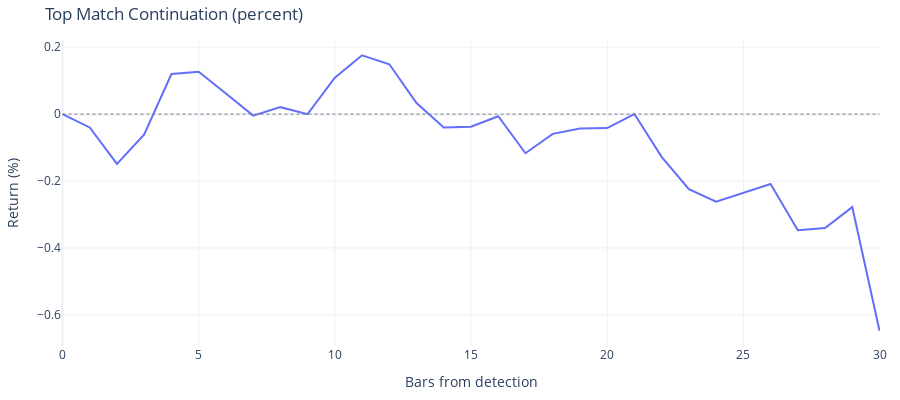

Write notebook code for a chart like this one.
### Markdown cell above
## 5) (Optional) Deep-dive: Best Match Trajectory

If `get_match_details` returns `series`, you can see "how the best analog developed" from the detection point and compare it with the median forecast.

### Code cell
if matches:
    top_id = matches[0].get("id")
else:
    top_id = None

if not top_id:
    print("No match id available.")
else:
    try:
        details = client.get_match_details(top_id)
        series = details.get("series")

        if not isinstance(series, list) or len(series) < (Q + 2):
            print("No usable 'series' in match details.")
        else:
            # series typically contains [query_window ... forecast_window]
            start_idx = max(0, Q - 1)
            future = series[start_idx:]
            base = future[0]
            path_pct = [(x - base) / base * 100 for x in future]
            x = np.arange(len(path_pct))

            fig = go.Figure()

            # Match path
            fig.add_trace(go.Scatter(
                x=x,
                y=path_pct,
                mode='lines',
                name=f"match {top_id}",
                line=dict(width=2)
            ))

            # Forecast median if available
            if isinstance(forecast.get("median"), list) and len(forecast["median"]) == len(path_pct):
                fig.add_trace(go.Scatter(
                    x=x,
                    y=forecast["median"],
                    mode='lines',
                    name="forecast median",
                    line=dict(width=3, dash='dash')
                ))

            # Zero line
            fig.add_shape(
                type="line", line=dict(color="gray", width=1, dash="dot"),
                x0=0, x1=len(path_pct)-1, y0=0, y1=0
            )

            fig.update_layout(
                title="Top Match Continuation (percent)",
                xaxis_title="Bars from detection",
                yaxis_title="Return (%)",
                template="plotly_white",
                height=400,
                margin=dict(l=20, r=20, t=40, b=20),
            )

            fig.show()
    except Exception as e:
        print("get_match_details failed:", str(e))

### Figure 1 — Plotly figure (JSON) as saved in the notebook; plotly's stock layout.template omitted (floating-point values rounded to 4 significant figures)
{"data": [{"line": {"width": 2}, "mode": "lines", "name": "match m-29849", "type": "scatter", "x": [0, 1, 2, 3, 4, 5, 6, 7, 8, 9, 10, 11, 12, 13, 14, 15, 16, 17, 18, 19, 20, 21, 22, 23, 24, 25, 26, 27, 28, 29, 30], "y": [0, -0.03979, -0.1486, -0.06051, 0.1201, 0.1269, 0.06175, -0.004331, 0.02088, -7.733e-05, 0.1092, 0.1759, 0.1492, 0.03333, -0.03975, -0.03743, -0.006341, -0.1168, -0.05885, -0.04261, -0.04168, 0.0002707, -0.1277, -0.2243, -0.2618, -0.2342, -0.2087, -0.3472, -0.3403, -0.2778, -0.6474]}], "layout": {"height": 400, "margin": {"b": 20, "l": 20, "r": 20, "t": 40}, "shapes": [{"line": {"color": "gray", "dash": "dot", "width": 1}, "type": "line", "x0": 0, "x1": 30, "y0": 0, "y1": 0}], "title": {"text": "Top Match Continuation (percent)"}, "xaxis": {"title": {"text": "Bars from detection"}}, "yaxis": {"title": {"text": "Return (%)"}}}}
